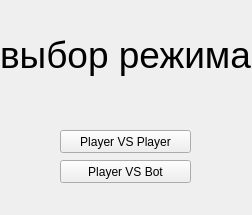
<?xml version="1.0" encoding="UTF-8"?>
<ui version="4.0">
 <class>MainWindow</class>
 <widget class="QMainWindow" name="MainWindow">
  <property name="geometry">
   <rect>
    <x>0</x>
    <y>0</y>
    <width>252</width>
    <height>215</height>
   </rect>
  </property>
  <property name="windowTitle">
   <string>MainWindow</string>
  </property>
  <widget class="QWidget" name="centralwidget">
   <widget class="QLabel" name="label">
    <property name="geometry">
     <rect>
      <x>0</x>
      <y>0</y>
      <width>251</width>
      <height>111</height>
     </rect>
    </property>
    <property name="text">
     <string>&lt;html&gt;&lt;head/&gt;&lt;body&gt;&lt;p&gt;&lt;span style=&quot; font-size:28pt;&quot;&gt;выбор режима&lt;/span&gt;&lt;/p&gt;&lt;/body&gt;&lt;/html&gt;</string>
    </property>
   </widget>
   <widget class="QPushButton" name="button_pvp">
    <property name="geometry">
     <rect>
      <x>60</x>
      <y>130</y>
      <width>131</width>
      <height>23</height>
     </rect>
    </property>
    <property name="text">
     <string>Player VS Player</string>
    </property>
   </widget>
   <widget class="QPushButton" name="button_pvb">
    <property name="geometry">
     <rect>
      <x>60</x>
      <y>160</y>
      <width>131</width>
      <height>23</height>
     </rect>
    </property>
    <property name="text">
     <string>Player VS Bot</string>
    </property>
   </widget>
  </widget>
 </widget>
 <resources/>
 <connections/>
</ui>
